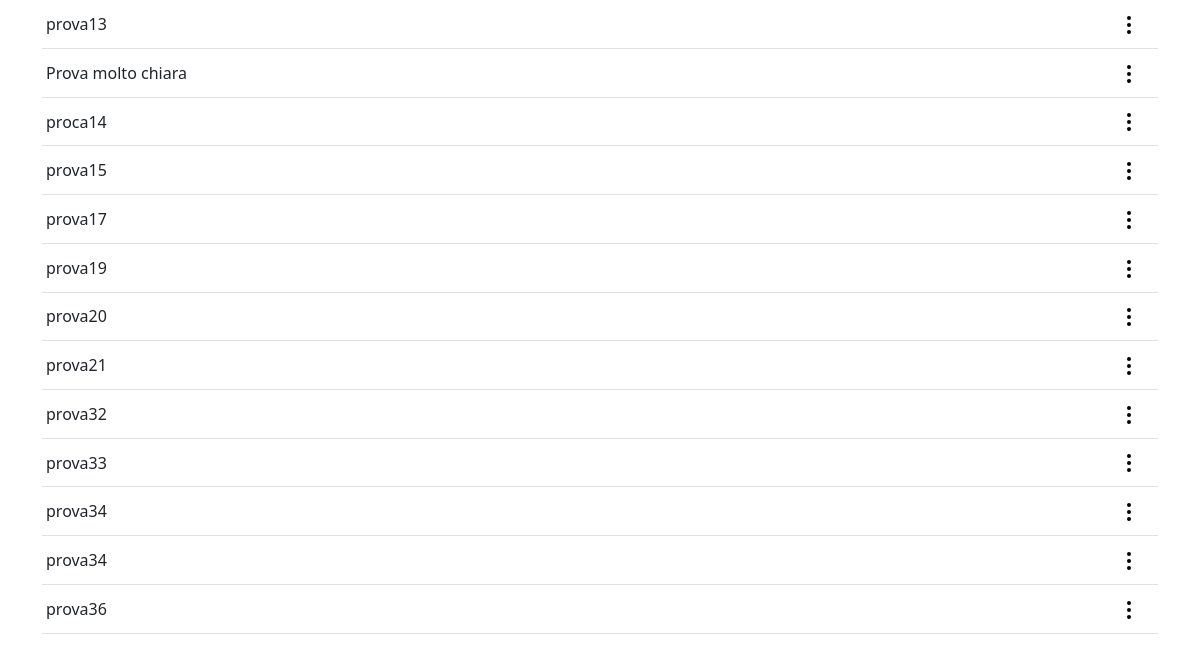
The app's page / (lower part), older data.
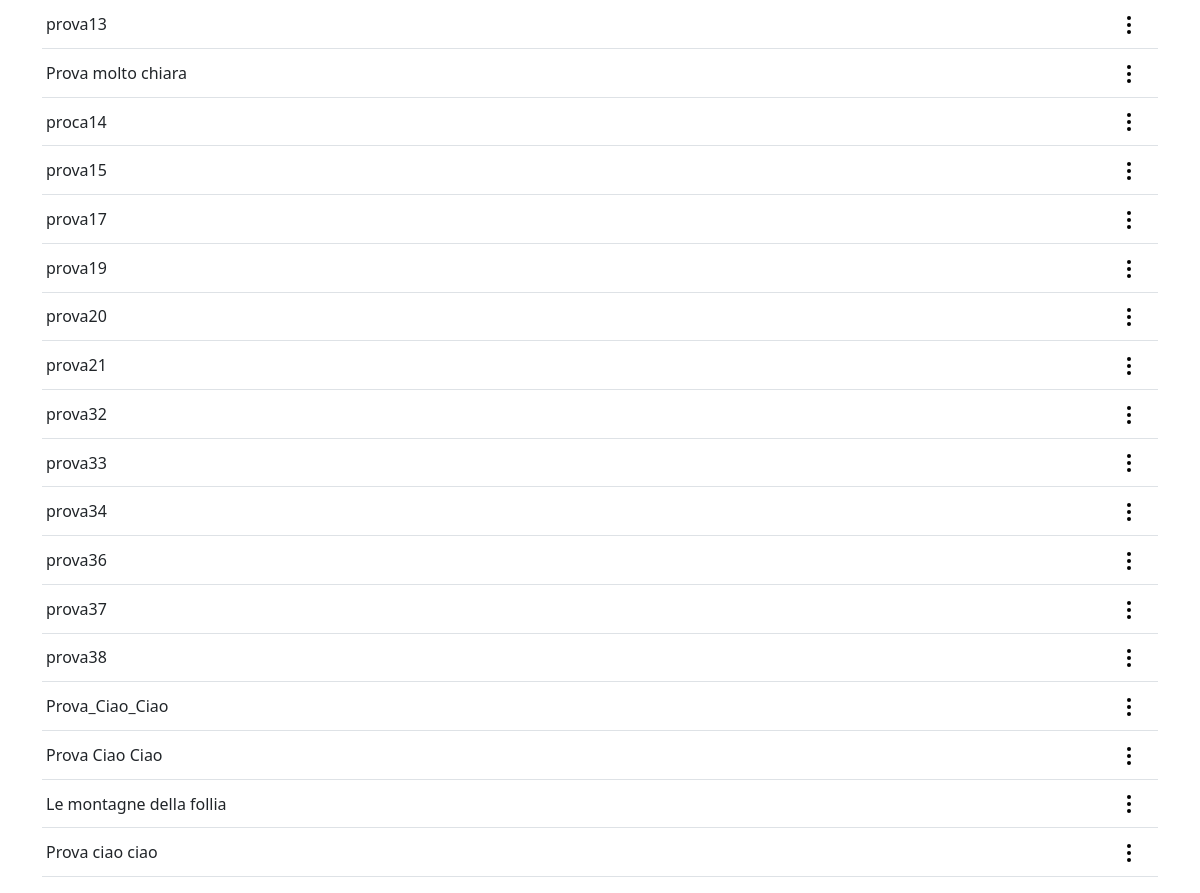
The same page, newer data.
### tables this page shows
CREATE TABLE libri (
    id INTEGER PRIMARY KEY AUTOINCREMENT,
    titolo TEXT NOT NULL,
    tipo TEXT NOT NULL,
  	stato TEXT NOT NULL,
    autore TEXT,
    pubblicazione TEXT,
    pagine INTEGER,
    prezzo REAL,
    inizio TEXT,
    fine TEXT,
    note TEXT
);

### main.py (the view)
@app.route('/')
def index():
    libri = leggi_tutto()
    return render_template('index.html', libri=libri)

### script/database.py (called while the page is built)
def connetti(database='data/libri.db', valore=None):
    connessione = sqlite3.connect(database)
    connessione.row_factory = sqlite3.Row
    return connessione

def leggi_tutto(database='data/libri.db'):
    connessione = connetti()
    libri = connessione.execute('SELECT * FROM libri').fetchall()
    connessione.close()
    return libri

### templates/index.html (shortened to what this page needs)
{% extends 'base.html' %}
{% block content %}
    <table class="table">
        <tbody id="libri">
            {% for dati in libri %}
            <tr id="codice{{dati['id']}}">
                <td class="align-middle" id="titoloLibro" style="padding: 0.25rem">{{ dati['titolo'] }}</td>
                <td class="align-middle" style="padding: 0.25rem">
                    <div class="dropdown" style="float:right">
                        <button class="btn" type="button" data-bs-toggle="dropdown" id="btnMenu">
                            <img src = "static/img/more-vertical.svg" alt="puntini"/>
                        </button>
                    </div>
                </td>
            </tr>
            {% endfor %}
        </tbody>
    </table>
{% endblock %}

### templates/base.html (shortened to what this page needs)
<!doctype html>
<html lang="en">
    <head>
        <link rel="stylesheet" href="https://cdn.jsdelivr.net/npm/bootstrap@5.2.1/dist/css/bootstrap.min.css">
        <link rel="stylesheet" href="static/css/style.css">
    </head>
    <body>
        <div class="container">
            {% block content %} {% endblock %}
        </div>
    </body>
</html>

### static/css/style.css (style rules this page uses)
.dropdown, .dropup { position:static!important; }
th, td { padding-bottom: 0.25rem; padding-top: 1rem; }

Row changes from the older to the newer data that the page shows:
removed libri: titolo "prova34"
added libri: titolo "prova37"
added libri: titolo "prova38"
added libri: titolo "Prova_Ciao_Ciao"
added libri: titolo "Prova Ciao Ciao"
added libri: titolo "Le montagne della follia"
added libri: titolo "Prova ciao ciao"
